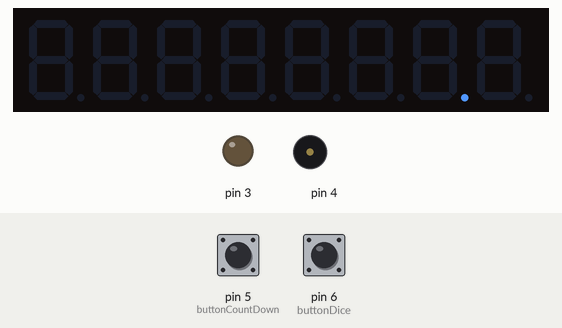
This sketch was run on a simulated Arduino Uno, built with avr-gcc and run on an emulated ATmega328P. Parts: 8-digit seven-segment display, output pins drawn as LEDs (lit = HIGH), buzzer (waves = sounding). The test bench sets the inputs (shaded band); at power-on: pin 5 (buttonCountDown) HIGH, pin 6 (buttonDice) HIGH. Random numbers use the default seed unless the sketch sets one.

Above: at 1.7 s.
1.8 s: pin 5 (buttonCountDown) pulled LOW for 0.15 s
At 1.88 s:
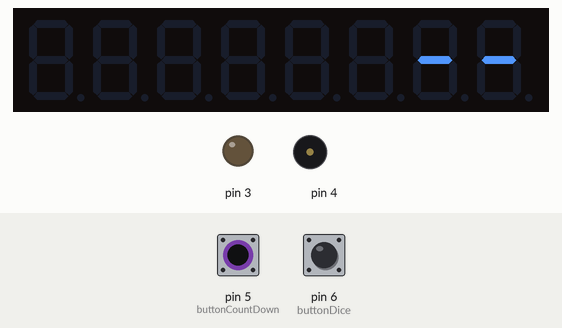
3.8 s: pin 6 (buttonDice) pulled LOW for 1 s
At 4.96 s:
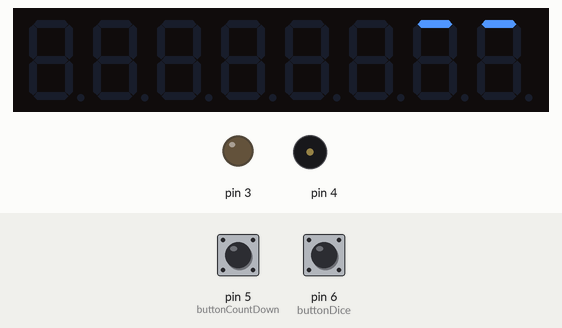
6.6 s: pin 5 (buttonCountDown) pulled LOW for 1 s
At 7.81 s:
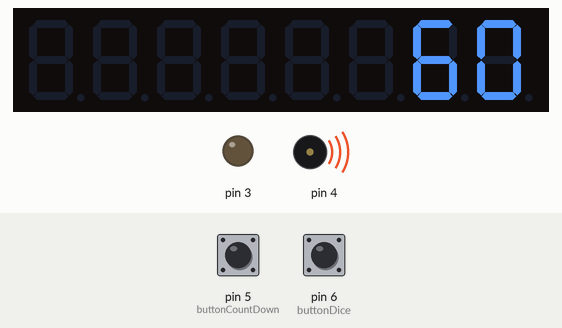
10.6 s: pin 6 (buttonDice) pulled LOW for 0.15 s
At 12.2 s:
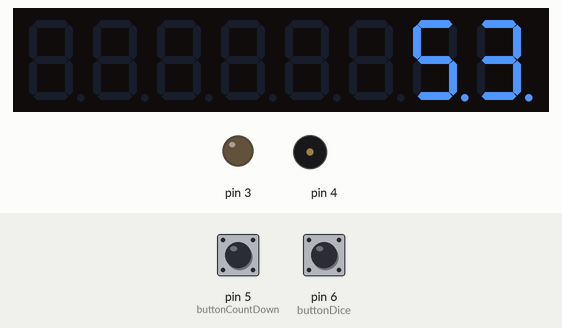
13.2 s: pin 5 (buttonCountDown) pulled LOW for 3.2 s
At 17.9 s:
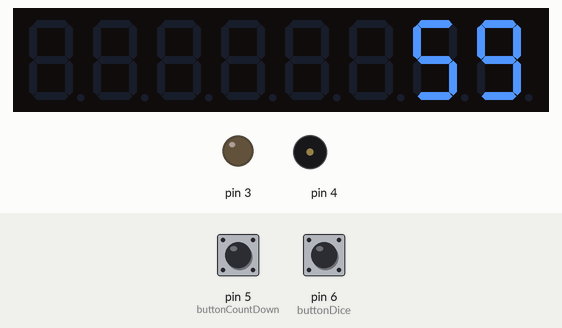
19.4 s: pin 5 (buttonCountDown) pulsed LOW 5 times (0.12 s each, 0.3 s apart)
At 19.78 s:
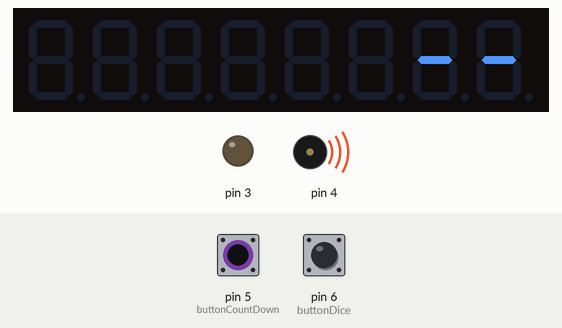
Timing chart, 0 to 22.6 s (numbered marks = the images above; inputs shaded):
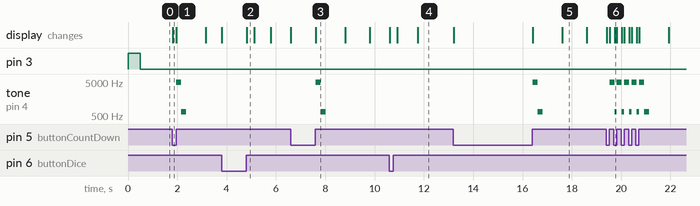

Measured:
- after the input at 1.8 s, tone on pin 4: silent → 4978 Hz after 0.16 s, → 659 Hz 0.20 s later, → silent 0.20 s later; the display: changes at once (image 1)
- after the input at 6.6 s, tone on pin 4: silent → 4978 Hz after 1.0 s, → 659 Hz 0.20 s later, → silent 0.20 s later; the display: first changes at once (image 3 shows a later state)
- after the input at 13.2 s, tone on pin 4: silent → 4978 Hz after 3.2 s, → 659 Hz 0.20 s later, → silent 0.20 s later; the display: first changes at once (image 5 shows a later state)
- after the input at 19.4 s, tone on pin 4: plays 4978 Hz for 0.20 s, 659 Hz for 0.10 s, 4978 Hz for 0.20 s, 659 Hz for 0.10 s, 4978 Hz for 0.20 s, 659 Hz for 0.10 s … (10 notes in this stretch), starting after 0.13 s
- what the display in image 3 shows lasts 1.2 s, from 7.6 s to 8.8 s

The sketch:

ElectronicDice.ino
```cpp
#include "LedControl.h"
#include <RBD_Timer.h>
#include <RBD_Button.h>
#include "pitches.h"

 // pin 9 is connected to the DataIn
 // pin 8 is connected to the CLK
 // pin 7 is connected to LOAD
 // Only a single MAX72XX.
LedControl lc = LedControl(9,8,7,1);

// Wait a bit between updates of the display
unsigned long delaytime=100;

RBD::Button buttonDice(6); // input_pullup by default
RBD::Button buttonCountDown(5); // input_pullup by default
RBD::Timer timer;
RBD::Timer setupTimer;

int countDownStart = 60;
int diceCount = 2;

// notes in the melody:
int melody[] = {
  NOTE_C4, NOTE_G3, NOTE_G3, NOTE_A3, NOTE_G3, 0, NOTE_B3, NOTE_C4
};

// note durations: 4 = quarter note, 8 = eighth note, etc.:
int noteDurations[] = {
  4, 8, 8, 4, 4, 4, 4, 4
};

int setupMode = 0;

void setup() {
  // only one digit per address
  lc.setScanLimit(0, 1);
  lc.setScanLimit(1, 1);

  // The MAX72XX is in power-saving mode on startup, do a wakeup call
  lc.shutdown(0, false);

  // Set the brightness to a medium values
  lc.setIntensity(0, 15);

  initScreen();
  timer.stop();

  randomSeed(analogRead(0));
  pinMode(3, OUTPUT);

  // Current draw to keep power bank on
  digitalWrite(3, HIGH);
  delay(500);
  digitalWrite(3, LOW);

}

void initScreen() {
  lc.clearDisplay(0);
  lc.setChar(0, 1, ' ', true);
}

void printNumber(int v) {
  int ones;
  int tens;

  if(v > 99)
      return;

  ones = v % 10;
  v    = v / 10;
  tens = v % 10;

  //Now print the number digit by digit
  if (tens == 0) {
    lc.setChar(0, 1, ' ', false);
  } else {
    lc.setDigit(0, 1, (byte)tens, false);
  }

  lc.setDigit(0, 0, (byte)ones, false);
}

bool countDownReady = false;
bool diceReady = false;

void loop() {
  inSetupMode();

  if (setupMode == 0) {
    handleCountDown();
    handleDice();
  } else if (setupMode == 3) {
    enterSetupType();
  } else if (setupMode == 4) {
    setupDice();
  } else if (setupMode == 5) {
    setupCounter();
  }
}

void enterSetupType() {
  if (buttonDice.onPressed()) {
    lc.setChar(0, 0, '2', false);
    lc.setChar(0, 1, '1', true);
    setupMode = 4;
  } else if (buttonCountDown.onPressed()) {
    printNumber(countDownStart);
    setupMode = 5;
  }
}

int inSetupMode() {
  if(buttonDice.isPressed()
    && buttonCountDown.isPressed()) {

    diceReady      = false;
    countDownReady = false;
    timer.stop();

    if (setupMode == 0) {
      setupMode = 1;
      printNumber(88);
      setupTimer.setTimeout(5000);
      setupTimer.restart();
    } else if(setupMode == 1 && setupTimer.onRestart()) {
      lc.setChar(0, 0, '_', false);
      lc.setChar(0, 1, '_', false);
      setupMode = 2;
    }
  } else if (!buttonDice.isPressed()
    && !buttonCountDown.isPressed()) {

    if (setupMode == 1) {
      setupTimer.stop();
      setupMode = 0;
      initScreen();
    } else if (setupMode == 2) {
      setupMode = 3;
    }
  }

  return setupMode;
}

void handleDice() {
    if(buttonDice.onPressed()) {
    ready();
    diceReady = true;
    timer.stop();
  }

  if(diceReady && buttonDice.onReleased()) {
    rollDice();
    countDownReady = false;
  }
}

void rollDice() {
  for (int j = 0; j < 4; j++) {
    spin();
  }

  int die1 = random(1, 7);
  int die2 = random(1, 7);

  lc.clearDisplay(0);

  //printNumber(die1 + die2);
  lc.setDigit(0, 0, (byte)die1, true);

  if (diceCount > 1)
    lc.setDigit(0, 1, (byte)die2, true);
}

void handleCountDown() {
  if (buttonCountDown.onPressed()) {
    ready();
    countDownReady = true;
    timer.stop();
  }

  if (countDownReady && buttonCountDown.onReleased()) {
    startCountDown(countDownStart, 1000);
    countDownReady = false;
  }

  if (!timer.isStopped()) {
    checkCountDown();
  }
}

void spin() {
  lc.clearDisplay(0);

  for (int i = 1; i < 7; i++) {
    lc.setLed(0, 0, i, true);
    lc.setLed(0, 1, i, true);
    delay(30);
    lc.setLed(0, 0, i, false);
    lc.setLed(0, 1, i, false);
    delay(10);
  }
}

void ready() {
  lc.setChar(0, 0, '-', false);
  lc.setChar(0, 1, '-', false);
}

int counter;

void startCountDown(int from, int waitTime) {
  printNumber(from);
  playTheStart();
  counter = from - 1;

  timer.setTimeout(waitTime);
  timer.restart();
}

void checkCountDown() {
    if(timer.onRestart()) {
      printNumber(counter);

      counter--;

      if (counter >= 0) {
        timer.restart();
      } else {
        timer.stop();
        playTheEnd();
      }
  }
}


void playTheEnd() {
  // iterate over the notes of the melody:
  for (int thisNote = 0; thisNote < 8; thisNote++) {

    // to calculate the note duration, take one second
    // divided by the note type.
    //e.g. quarter note = 1000 / 4, eighth note = 1000/8, etc.
    int noteDuration = 1000 / noteDurations[thisNote];
    tone(4, melody[thisNote], noteDuration);

    // to distinguish the notes, set a minimum time between them.
    // the note's duration + 30% seems to work well:
    int pauseBetweenNotes = noteDuration * 1.30;
    delay(pauseBetweenNotes);
    // stop the tone playing:
    noTone(4);
  }
}

void playTheStart(){
    tone(4, 4978, 1000);
    delay(200);
    tone(4, 659, 200);
}

void setupDice() {
  if (buttonDice.onPressed()) {
    blink();
    diceCount = 1;
    setupMode = 0;
  }

  if (buttonCountDown.onPressed()) {
    blink();
    diceCount = 2;
    setupMode = 0;
  }
}

void setupSetupCounter() {

}

void blink() {
  for (int k = 0; k < 2; k++) {
    lc.setChar(0, 0, '0', false);
    lc.setChar(0, 1, '0', false);
    delay(200);
    lc.clearDisplay(0);
    delay(200);
  }

  initScreen();
}


void setupCounter() {
  setupTimer.setTimeout(5000);

  if (buttonDice.onPressed()) {
    countDownStart--;
    setupTimer.restart();
  }

  if (buttonCountDown.onPressed()) {
    countDownStart++;
    setupTimer.restart();
  }

  printNumber(countDownStart);

  if (setupTimer.onRestart()) {
    blink();
    setupMode = 0;
  }
}
```

pitches.h
```cpp
/*************************************************
 * Public Constants
 *************************************************/

#define NOTE_B0  31
#define NOTE_C1  33
#define NOTE_CS1 35
#define NOTE_D1  37
#define NOTE_DS1 39
#define NOTE_E1  41
#define NOTE_F1  44
#define NOTE_FS1 46
#define NOTE_G1  49
#define NOTE_GS1 52
#define NOTE_A1  55
#define NOTE_AS1 58
#define NOTE_B1  62
#define NOTE_C2  65
#define NOTE_CS2 69
#define NOTE_D2  73
#define NOTE_DS2 78
#define NOTE_E2  82
#define NOTE_F2  87
#define NOTE_FS2 93
#define NOTE_G2  98
#define NOTE_GS2 104
#define NOTE_A2  110
#define NOTE_AS2 117
#define NOTE_B2  123
#define NOTE_C3  131
#define NOTE_CS3 139
#define NOTE_D3  147
#define NOTE_DS3 156
#define NOTE_E3  165
#define NOTE_F3  175
#define NOTE_FS3 185
#define NOTE_G3  196
#define NOTE_GS3 208
#define NOTE_A3  220
#define NOTE_AS3 233
#define NOTE_B3  247
#define NOTE_C4  262
#define NOTE_CS4 277
#define NOTE_D4  294
#define NOTE_DS4 311
#define NOTE_E4  330
#define NOTE_F4  349
#define NOTE_FS4 370
#define NOTE_G4  392
#define NOTE_GS4 415
#define NOTE_A4  440
#define NOTE_AS4 466
#define NOTE_B4  494
#define NOTE_C5  523
#define NOTE_CS5 554
#define NOTE_D5  587
#define NOTE_DS5 622
#define NOTE_E5  659
#define NOTE_F5  698
#define NOTE_FS5 740
#define NOTE_G5  784
#define NOTE_GS5 831
#define NOTE_A5  880
#define NOTE_AS5 932
#define NOTE_B5  988
#define NOTE_C6  1047
#define NOTE_CS6 1109
#define NOTE_D6  1175
#define NOTE_DS6 1245
#define NOTE_E6  1319
#define NOTE_F6  1397
#define NOTE_FS6 1480
#define NOTE_G6  1568
#define NOTE_GS6 1661
#define NOTE_A6  1760
#define NOTE_AS6 1865
#define NOTE_B6  1976
#define NOTE_C7  2093
#define NOTE_CS7 2217
#define NOTE_D7  2349
#define NOTE_DS7 2489
#define NOTE_E7  2637
#define NOTE_F7  2794
#define NOTE_FS7 2960
#define NOTE_G7  3136
#define NOTE_GS7 3322
#define NOTE_A7  3520
#define NOTE_AS7 3729
#define NOTE_B7  3951
#define NOTE_C8  4186
#define NOTE_CS8 4435
#define NOTE_D8  4699
#define NOTE_DS8 4978
```
